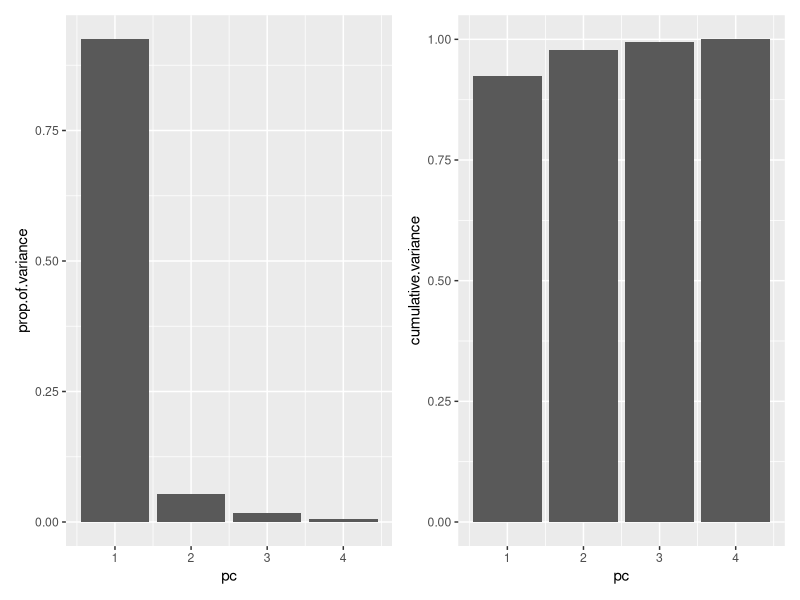
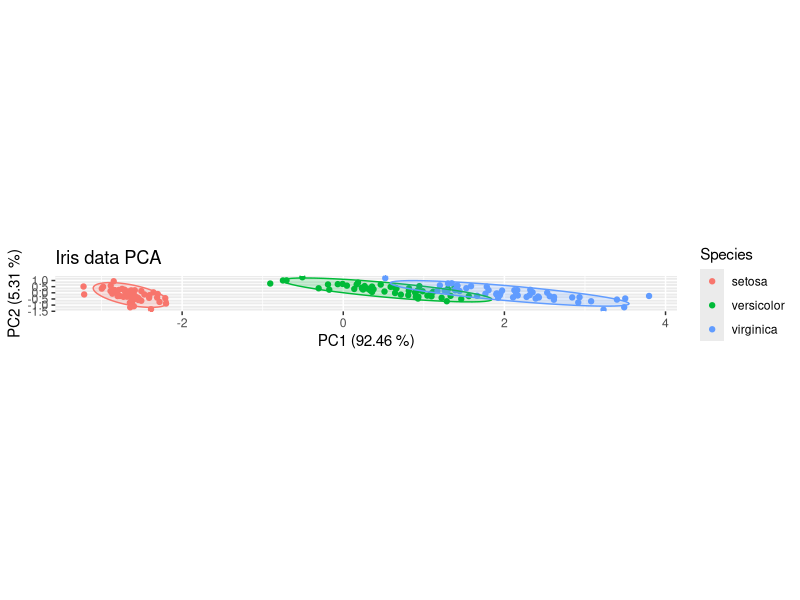
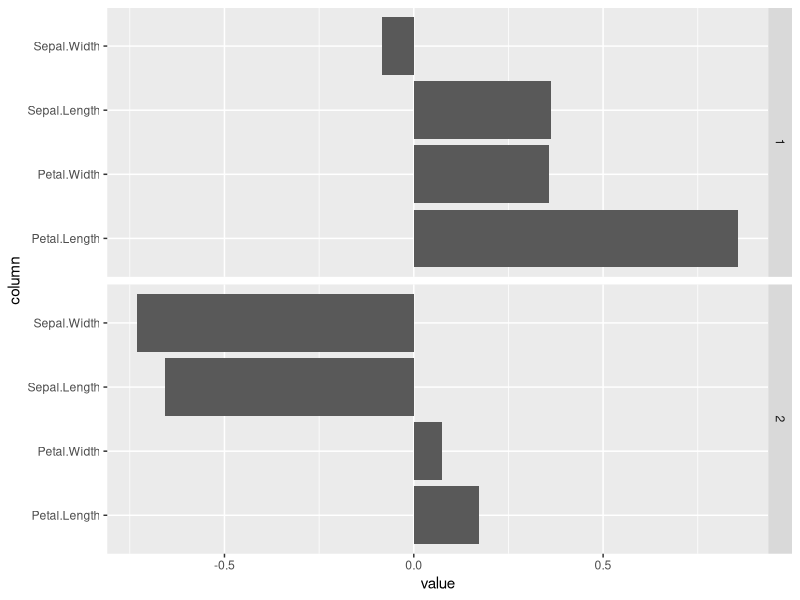

Write R code to recreate these figures, in order.
## ---- chunk 1
library(tidyverse)
library(patchwork)
library(knitr)
library(broom)
## ---- chunk 2
set.seed(8882321)
## ---- chunk 3
df<-as.tibble(iris)
kable(df)
## ---- chunk 4
df.pca <- prcomp(select(iris,Sepal.Length:Petal.Width))
(df.pca.summary<-summary(df.pca))
## ---- chunk 5
(
  df.importance<-tibble(pc = 1:length(df.pca.summary$importance[1,]),
                      standard.deviation = df.pca.summary$importance[1,],
                      prop.of.variance = df.pca.summary$importance[2,],
                      cumulative.variance = df.pca.summary$importance[3,]
                        )
)

## ---- chunk 6
ggplot(df.importance,aes(pc,prop.of.variance))+ geom_bar(stat="identity") +
ggplot(df.importance,aes(pc,cumulative.variance))+geom_bar(stat="identity")
## ---- chunk 7
df<- bind_cols(df,as.data.frame(df.pca$x))

## ---- chunk 8
ggplot(df,aes(PC1,PC2,col=Species))+
  geom_point() +
  stat_ellipse(geom="polygon", aes(fill = Species), alpha = 0.2, show.legend = FALSE, level = 0.95)+
  xlab(label = str_c("PC1 (",round(100*df.importance$prop.of.variance[1],2)," %)",sep = ""))+
  ylab(label = str_c("PC2 (",round(100*df.importance$prop.of.variance[2],2)," %)",sep = ""))+
  theme(aspect.ratio=df.importance$prop.of.variance[2]/df.importance$prop.of.variance[1])+
  ggtitle("Iris data PCA")


## ---- chunk 9

df.pca %>%
    tidy(matrix = "rotation") %>% 
    filter(PC=="1" | PC=="2") %>% 
    ggplot(aes(column,value)) +
  geom_bar(stat="identity")+
    facet_grid(PC~.)+
  coord_flip()
